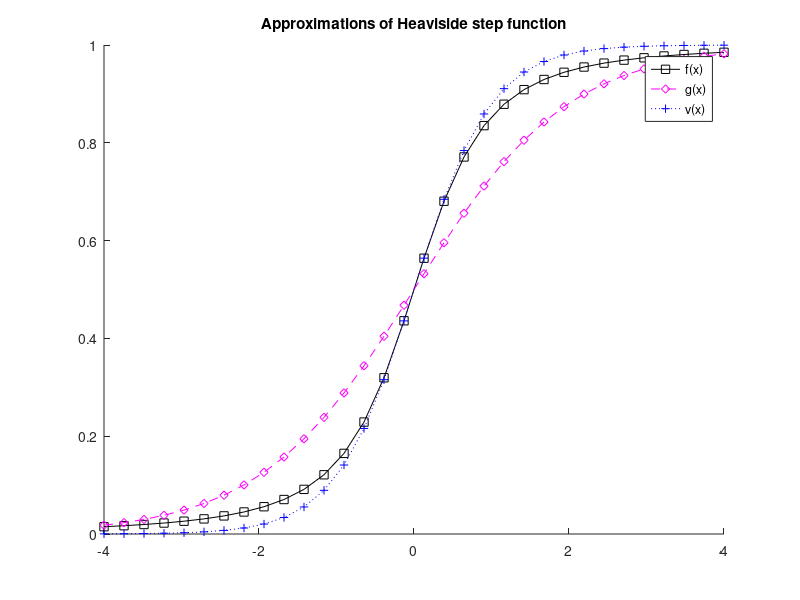

MATLAB code for this plot:
clear all; clc;



% Function definitions
function res = f(x)
    res = 1/2 * (1 + x ./ sqrt(1 + x.^2));
end

function res = g(x)
    res = 1 ./ (1 + exp(-x));
end

function res = v(x)
    res = 1 ./ (1 + exp(-2*x));
end

% Define interval
interval = linspace(-4, 4, 32);

% Evaluate functions over the defined interval
fValues = f(interval);
gValues = g(interval);
vValues = v(interval);

% Plots on the same screen

figure;
hold on;
plot(interval, fValues, 'k-s', 'DisplayName', 'f(x)');
plot(interval, gValues, 'm--d', 'DisplayName', 'g(x)');
plot(interval, vValues, 'b+:', 'DisplayName', 'v(x)');
legend;
title('Approximations of Heaviside step function');
hold off;
